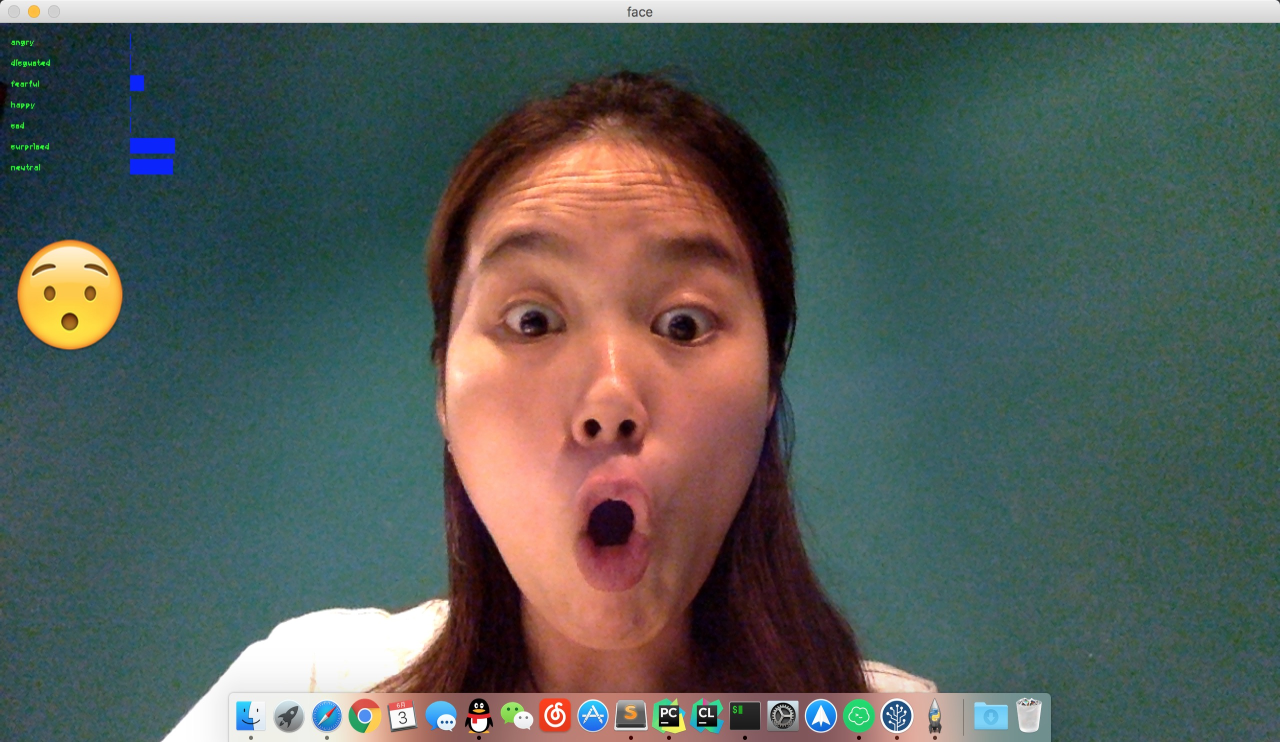
#> input picture Facial-Expression-Recognition-master/amazingkelly.jpeg, 2560 x 1484 px (shown at 1/2 size); its folder holds only this picture in this run
$ python -i demo.py   (imports and definitions only)
#> lines starting #> are read from the running program, lines starting #| are printed output that depends on the picture
#> further down, picture is the input picture: shape (1484, 2560, 3); mean B, G, R 90.7, 95.3, 87.5
# /usr/bin/python3
import cv2
import numpy as np
import sys
import tensorflow as tf
import random
import csv

from model import predict, image_to_tensor, deepnn

CASC_PATH = './data/haarcascade_files/haarcascade_frontalface_default.xml'
cascade_classifier = cv2.CascadeClassifier(CASC_PATH)
EMOTIONS = ['angry', 'disgusted', 'fearful', 'happy', 'sad', 'surprised', 'neutral']

def format_image(image):
  if len(image.shape) > 2 and image.shape[2] == 3:
    image = cv2.cvtColor(image, cv2.COLOR_BGR2GRAY)
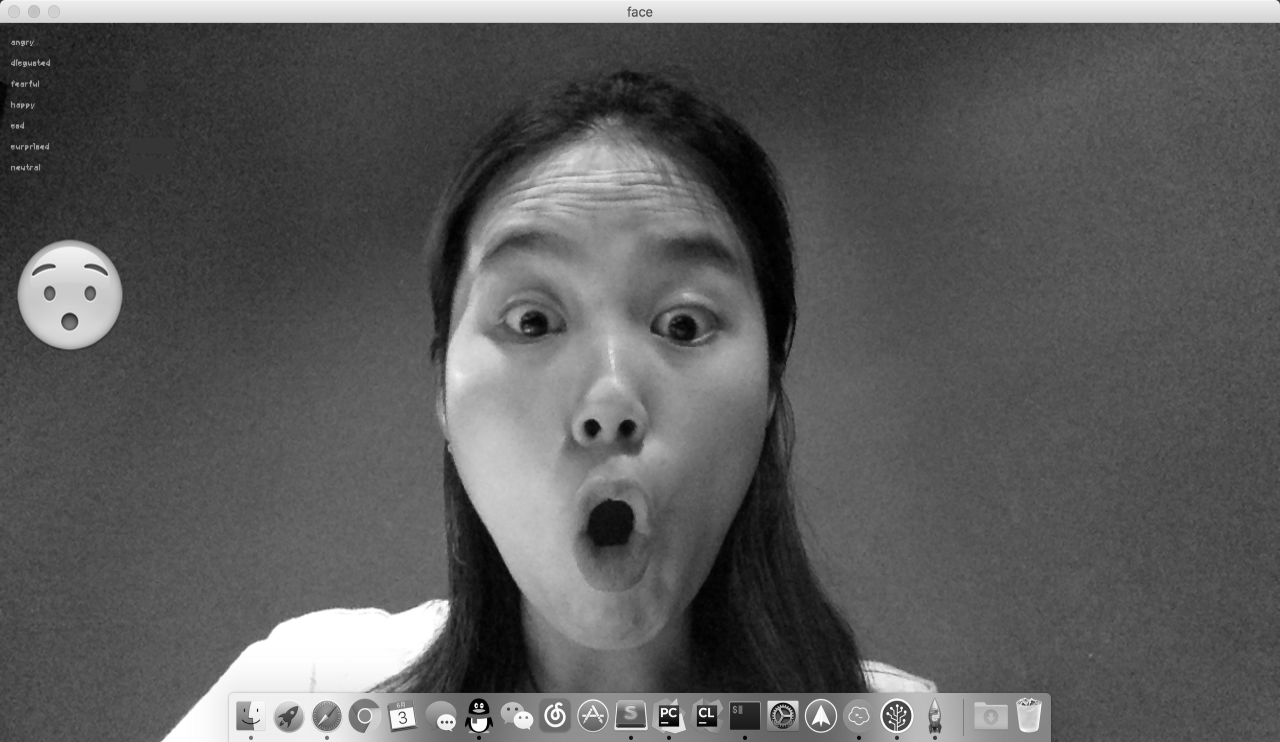
#> image: shape (1484, 2560) (shown at 1/2 size); min 0, max 255, mean 92.4
  faces = cascade_classifier.detectMultiScale(
    image,
    scaleFactor = 1.3,
    minNeighbors = 5
  )
#> faces = [[14, 460, 255, 255], [795, 279, 877, 877]]
  # None is no face found in image
  if not len(faces) > 0:
    return None, None
  max_are_face = faces[0]
#> max_are_face = [14, 460, 255, 255]
  for face in faces:
    if face[2] * face[3] > max_are_face[2] * max_are_face[3]:
      max_are_face = face
#> this loop made 2 passes
  # face to image
  face_coor =  max_are_face
#> face_coor = [795, 279, 877, 877]
  image = image[face_coor[1]:(face_coor[1] + face_coor[2]), face_coor[0]:(face_coor[0] + face_coor[3])]
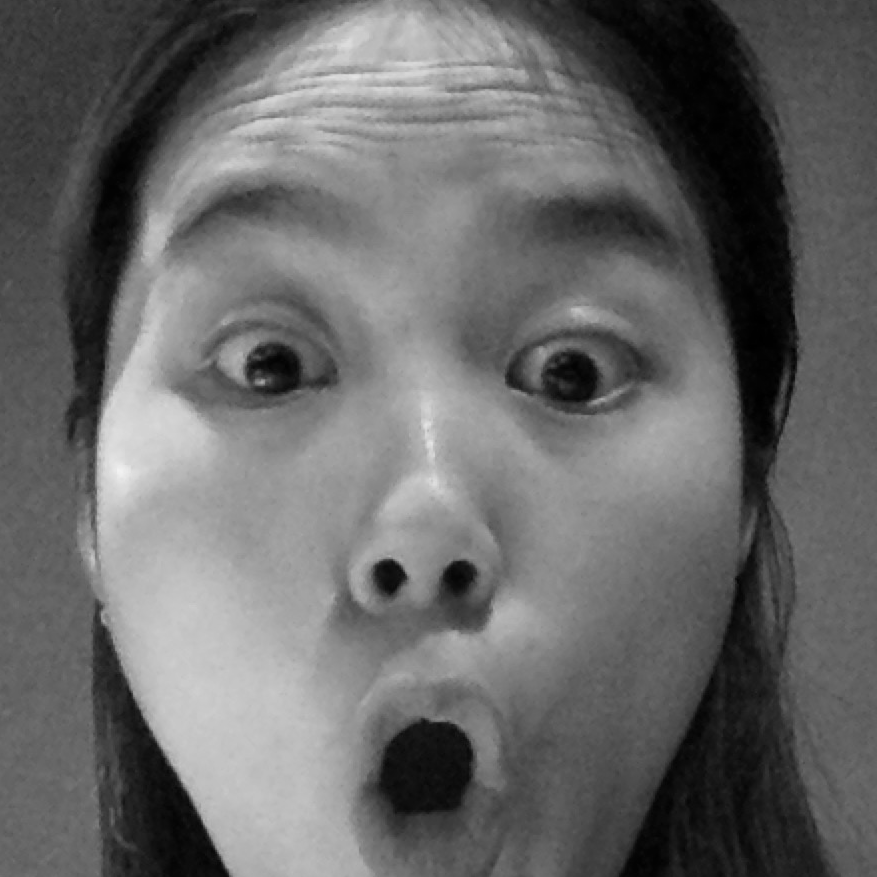
#> image: shape (877, 877); min 0, max 243, mean 103.9
  # Resize image to network size
  try:
    image = cv2.resize(image, (48, 48), interpolation=cv2.INTER_CUBIC)
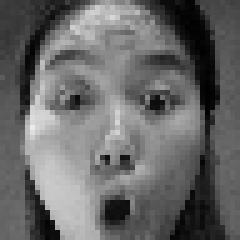
#> image: shape (48, 48) (shown 5 times larger); min 0, max 235, mean 103.8
  except Exception:
    print("[+} Problem during resize")
    return None, None
  return  image, face_coor

# [34 lines left out: functions face_dect, resize_image, not called in this run]

def draw_emotion():
  pass

# [76 lines left out: functions facial_encode, demo, not called in this run]

>>> import cv2
>>> picture = cv2.imread('amazingkelly.jpeg')
>>> result = format_image(picture)
